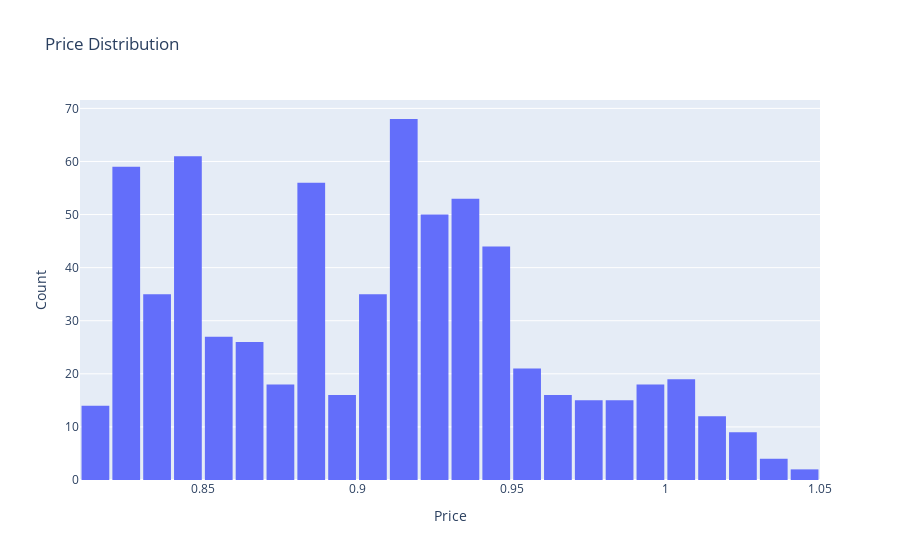

Notebook code cell kept with this figure:
### Code cell
import plotly.express as px


fig = px.histogram(data['Price'], x="Price", title="Price Distribution ")

# Customize the chart (optional)
fig.update_xaxes(title_text="Price")
fig.update_yaxes(title_text="Count")
fig.update_layout(bargap=0.1)  # Adjust the gap between bars

# Show the chart
fig.show()

### Figure 1 — Plotly figure (JSON) as saved in the notebook; plotly's stock layout.template omitted (floating-point values rounded to 4 significant figures; data arrays with more than 128 entries replaced by an {"elided": "..."} marker saying what was removed)
{"data": [{"alignmentgroup": "True", "bingroup": "x", "hovertemplate": "Price=%{x}<br>count=%{y}<extra></extra>", "legendgroup": "", "marker": {"color": "#636efa", "pattern": {"shape": ""}}, "name": "", "offsetgroup": "", "orientation": "v", "showlegend": false, "type": "histogram", "x": {"elided": "693 float values"}, "xaxis": "x", "yaxis": "y"}], "layout": {"bargap": 0.1, "barmode": "relative", "legend": {"tracegroupgap": 0}, "title": {"text": "Price Distribution"}, "xaxis": {"anchor": "y", "domain": [0, 1], "title": {"text": "Price"}}, "yaxis": {"anchor": "x", "domain": [0, 1], "title": {"text": "Count"}}}}
